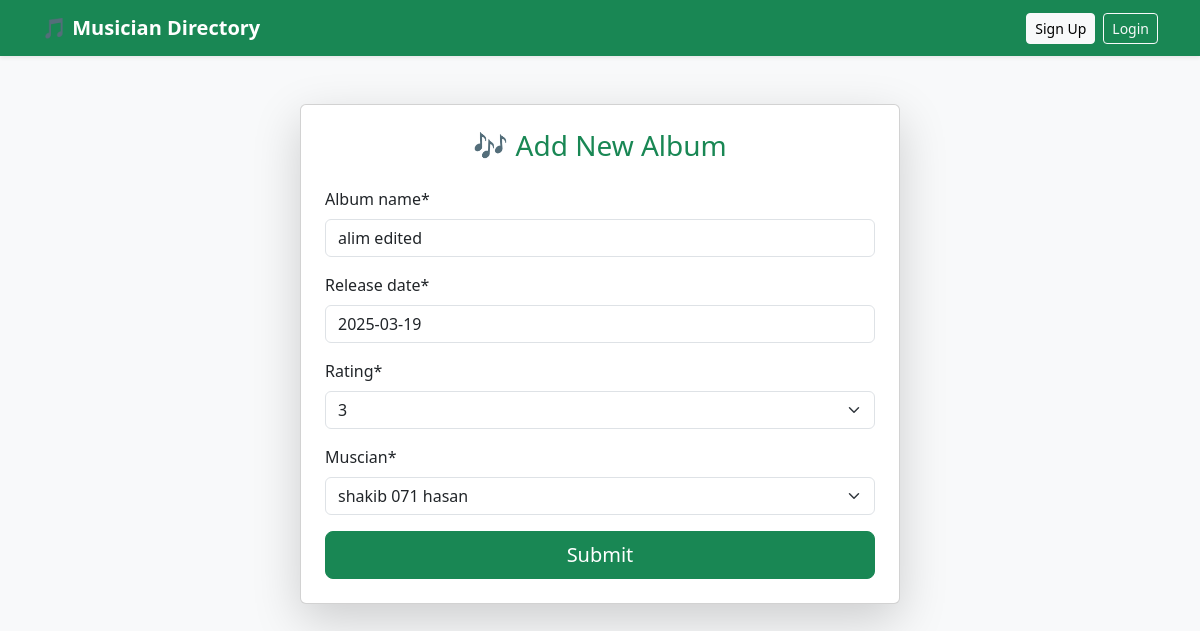
/album/edit_album/5/, run on an earlier commit of the app's database.
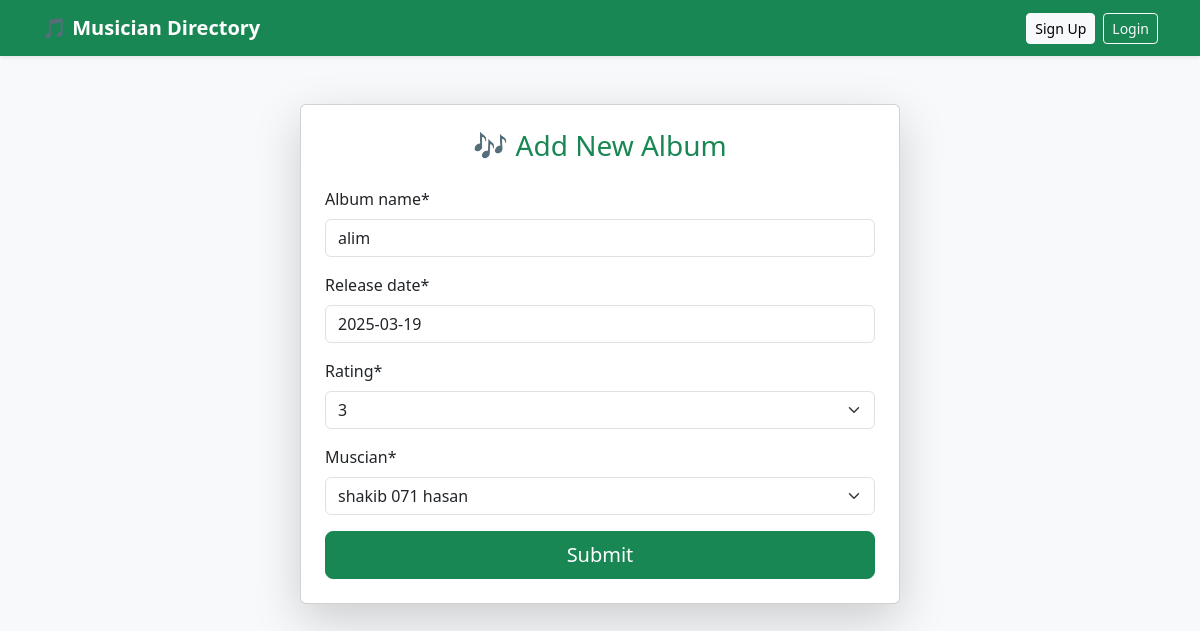
And on a later commit of the database.
### album/models.py (models this page shows, shortened)
class AlbumModel(models.Model):
    album_name = models.CharField(max_length=100)
    release_date = models.DateField()
    rating = models.IntegerField(choices=[(1,1),(2,2),(3,3),(4,4),(5,5)])
    muscian = models.ForeignKey(MusicianModel, on_delete=models.CASCADE ,related_name='albums')

### album/views.py (the view)
# urls.py: path('edit_album/<int:id>/',views.edit_album, name="edit_album"),
def edit_album(request,id):
    album = AlbumModel.objects.get(pk=id)
    album_form = AlbumForm(instance=album)
    if request.method == "POST":
        album_form = AlbumForm(request.POST,instance=album)
        if album_form.is_valid():
            album_form.save()
            return redirect('homepage')
    return render(request,'add_album.html',{'form' : album_form})

### album/forms.py
class AlbumForm(forms.ModelForm):
    class Meta:
        model = AlbumModel
        fields = '__all__'

### musician/models.py (called while the page is built)
    def __str__(self):
        return f"{self.first_name} {self.last_name}"

### album/templates/add_album.html (shortened to what this page needs)
{% extends "base.html" %}
{% load crispy_forms_tags %}
{% block main_content %}
<div class="container d-flex justify-content-center align-items-center mt-5">
  <div class="card shadow-lg p-4 w-100" style="max-width: 600px;">
    <h3 class="text-center mb-4 text-success">🎶 Add New Album</h3>
    <form method="post">
      {{ form|crispy }}
      <div class="d-grid mt-3">
        <button type="submit" class="btn btn-success btn-lg">Submit</button>
      </div>
    </form>
  </div>
</div>
{% endblock %}

What changed in the data, as far as the page shows it:
changed AlbumModel "shakib 071 hasan": album_name "alim edited" → "alim"
